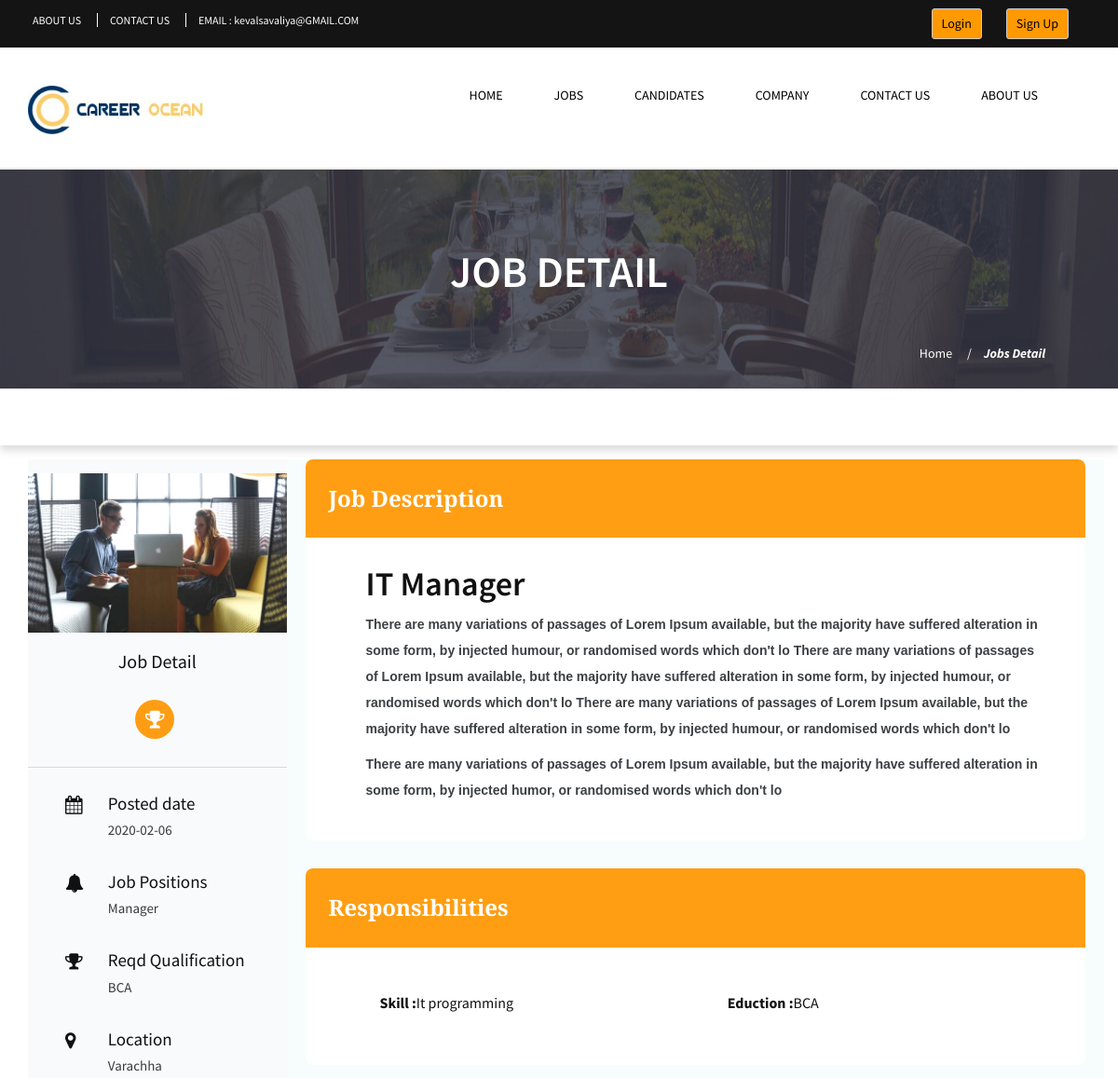
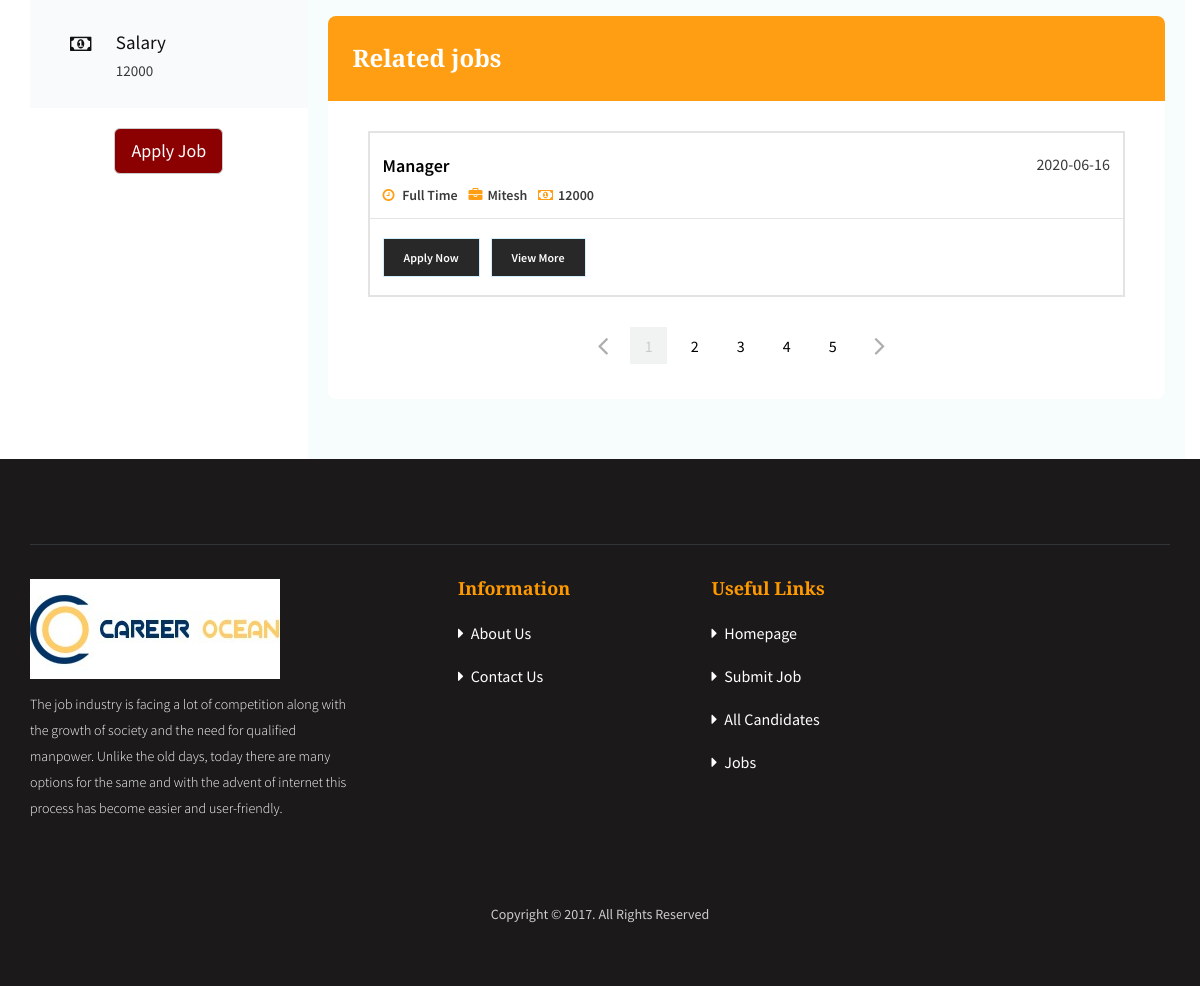
Page /index.php/jobs_detail/index/12 on the committed database (2 pictures, top to bottom).
### tables this page shows
CREATE TABLE IF NOT EXISTS `job_post` (
  `job_id` int(11) NOT NULL AUTO_INCREMENT,
  `company_id` int(11) NOT NULL,
  `job_title` varchar(255) NOT NULL,
  `image` text NOT NULL,
  `location_id` int(11) NOT NULL,
  `branch_id` int(11) NOT NULL,
  `post_id` int(11) NOT NULL,
  `category_id` int(11) NOT NULL,
  `num_vacancy` int(11) NOT NULL,
  `start_date` date NOT NULL,
  `end_date` date NOT NULL,
  `exper_req` varchar(255) NOT NULL,
  `skill_id` int(11) NOT NULL,
  `basic_req` longtext NOT NULL,
  `salary_given` int(11) NOT NULL,
  `status` varchar(255) NOT NULL,
  `education_id` int(11) NOT NULL,
  PRIMARY KEY (`job_id`)
);

CREATE TABLE IF NOT EXISTS `post` (
  `post_id` int(11) NOT NULL AUTO_INCREMENT,
  `post_name` varchar(255) NOT NULL,
  `category_id` int(11) NOT NULL,
  PRIMARY KEY (`post_id`)
);

CREATE TABLE IF NOT EXISTS `education` (
  `education_id` int(11) NOT NULL AUTO_INCREMENT,
  `education_name` varchar(255) NOT NULL,
  PRIMARY KEY (`education_id`)
);

CREATE TABLE IF NOT EXISTS `location` (
  `location_id` int(11) NOT NULL AUTO_INCREMENT,
  `country_id` int(11) NOT NULL,
  `state_id` int(11) NOT NULL,
  `city_id` int(11) NOT NULL,
  `location_name` varchar(255) NOT NULL,
  `location_status` varchar(255) NOT NULL,
  PRIMARY KEY (`location_id`)
);

CREATE TABLE IF NOT EXISTS `skill` (
  `skill_id` int(11) NOT NULL AUTO_INCREMENT,
  `skill_name` varchar(255) NOT NULL,
  PRIMARY KEY (`skill_id`)
);

CREATE TABLE IF NOT EXISTS `company` (
  `company_id` int(11) NOT NULL AUTO_INCREMENT,
  `company_name` varchar(255) NOT NULL,
  `contact` bigint(11) NOT NULL,
  `contact_person` bigint(11) NOT NULL,
  `image` varchar(255) NOT NULL,
  `email` varchar(255) NOT NULL,
  `password` varchar(255) NOT NULL,
  `country_id` int(11) NOT NULL,
  `state_id` int(11) NOT NULL,
  `city_id` int(11) NOT NULL,
  `location_id` int(11) NOT NULL,
  `address` varchar(255) NOT NULL,
  `company_details` text NOT NULL,
  `company_status` varchar(255) NOT NULL,
  `payment_status` int(11) NOT NULL DEFAULT '0',
  PRIMARY KEY (`company_id`)
);

### application/controllers/jobs_detail.php (called while the page is built, shortened)
<?php
	class jobs_detail extends CI_Controller
	{
		function index($job_id=0)
		{
			if($job_id)
			{
				$this->db->select('location.location_name,skill.skill_name,post.post_name,education.education_name,job_post.*');
				$this->db->join('location','location.location_id=job_post.location_id');
				$this->db->join('skill','skill.skill_id=job_post.skill_id');
				$this->db->join('post','post.post_id=job_post.post_id');
				$this->db->join('education','education.education_id=job_post.education_id');
				$this->db->where('job_id',$job_id);
				$data['jobdetail'] = $this->db->get('job_post')->row_array();
			}
				$this->db->select('location.location_name,skill.skill_name,post.post_name,education.education_name,company.company_name,job_post.*');
				$this->db->join('location','location.location_id=job_post.location_id');
				$this->db->join('skill','skill.skill_id=job_post.skill_id');
				$this->db->join('post','post.post_id=job_post.post_id');
				$this->db->join('company','company.company_id=job_post.company_id');
				$this->db->join('education','education.education_id=job_post.education_id');
				$data['jobpost'] = $this->db->get('job_post')->result_array();
			$this->load->view('jobs_detail',$data);
		}
	}
?>

### index.php (called while the page is built, shortened)
<?php
require_once BASEPATH.'core/CodeIgniter.php';

### application/views/jobs_detail.php (the view, shortened to what this page needs)
<div class="detail_page">
    <div class="banner">
        <img src="<?php echo base_url('assets/images/detail_slider_banner.jpg')?>" alt="banner" title="banner" class="img-responsive"/>
        <div class="container">
            <h1>job Detail</h1>
            <div class="bread-crumb">
                <ul class="list-inline">
                    <li>
                                <a href="<?php echo site_url('home/index'); ?>">Home</a>
                            </li>
                            <li>
                                <a href="<?php echo site_url('apply_job_form/index'); ?>">Jobs Detail</a>
                            </li>
                </ul>
            </div>
        </div>
    </div>
    <div class="detail_search">
        <div class="container">
            <div class="row">
                <div class="col-sm-10 col-md-10 col-xs-12 search">
                </div>
            </div>
        </div>
    </div>
    <div class="container">
        <div class="row">
            <div class="col-sm-3 hidden-xs columnleft">
                <div class="profile">
                    <img src="<?php echo base_url('assets/images/about-image.jpg')?>" alt="profile" title="profile" class="img-responsive"/>
                    <h3>Job Detail</h3>
                    <ul class="list-inline icons">
                        <li>
                            <i class="fa fa-trophy" aria-hidden="true"></i>
                        </li>
                    </ul>
                    <ul class="list-unstyled ico2">
                        <li>
                            <i class="fa fa-calendar"></i>
                            <div class="detail">
                                Posted date <br/>
                                <span><?php echo $jobdetail['start_date'] ?></span>
                            </div>
                        </li>
                        <li>
                            <i class="fa fa-bell" aria-hidden="true"></i>
                            <div class="detail">
                                Job Positions <br/>
                                <span><?php echo $jobdetail['post_name'] ?></span>
                            </div>
                        </li>
                        <li>
                            <i class="fa fa-trophy" aria-hidden="true"></i>
                            <div class="detail">
                                Reqd Qualification <br/>
                                <span><?php echo $jobdetail['education_name'] ?></span>
                            </div>
                        </li>
                        <li>
                            <i class="fa fa-map-marker" aria-hidden="true"></i>
                            <div class="detail">
                                Location <br/>
                                <span><?php echo $jobdetail['location_name'] ?> </span>
                            </div>
                        </li>
                        <li>
                            <i class="fa fa-money"></i>
                            <div class="detail">
                                Salary <br/>
                                <span><?php echo $jobdetail['salary_given'] ?></span>
                            </div>
                        </li>
                    </ul>
                </div>
                <br/>
               <center> <button type="button" style="color:white;background-color: darkred;" class="btn btn-default btn-lg" onclick="location.href='<?php echo site_url('apply_job_form/index/'.$jobdetail['job_id']); ?>'">Apply Job</button></center>
            </div>
            <div class="col-sm-9 col-xs-12 bgcontent">
                <div class="category-block col-sm-12">
                    <div class="heading">Job Description
                    </div>
                    <div class="description-box">
                        <h3><?php echo $jobdetail['job_title'] ?></h3>
                        <p>
                            <?php echo $jobdetail['basic_req'] ?>
                        </p>
                    </div>
                </div>
                <div class="responsibility-block col-sm-12">
                    <div class="heading">Responsibilities</div>
                    <div class="description-box">
                        <ul class="list-unstyled">
                            <li><i class="icofont icofont-check-alt"></i> <b>Skill :</b><?php echo $jobdetail['skill_name'] ?> </li>
                            <li><i class="icofont icofont-check-alt"></i> <b>Eduction :</b><?php echo $jobdetail['education_name'] ?> </li>
                        </ul>
                    </div>
                </div>
                <div class="related-block col-sm-12">
                    <div class="heading">Related jobs</div>
                    <?php
                        foreach ($jobpost as $value) {
                     ?>
                    <div class="products">
                        <h1><?php echo $value['post_name'] ?><span><?php echo $value['start_date'] ?></span></h1>
                        <ul class="list-inline link">
                            <li>
                                <a href="#"><i class="fa fa-clock-o"></i> Full Time</a>
                            </li>
                            <li>
                                <a href="#"><i class="fa fa-briefcase"></i><?php echo $value['company_name'] ?></a>
                            </li>
                            <li>
                                <a href="#"><i class="fa fa-money"></i><?php echo $value['salary_given'] ?></a>
                            </li>
                        </ul>
                        <ul class="list-inline applynow">
                            <li><a href="<?php echo site_url('apply_job_form/index/'.$value['job_id']);?>">Apply Now</a></li>
                            <li><a href="<?php echo site_url('jobs_detail/index/'.$value['job_id']);?>">View More</a></li>
                        </ul>
                    </div>
                    <?php } ?>
                    <div class="col-xs-12 col-sm-12 col-md-12 col-lg-12" style="text-align:center">
                         <ul class="pagination">
                            <li>
                                <a href="#" aria-label="Previous"><span aria-hidden="true" class="fa fa-angle-left"></span></a>
                            </li>
                            <li class="active">
                                <a href="#"> 1</a>
                            </li>
                            <li>
                               <a href="#"> 2</a>
                            </li>
                            <li>
                                <a href="#">3</a>
                            </li>
                            <li>
                                <a href="#"> 4</a>
                            </li>
                            <li>
                                <a href="#"> 5</a>
                            </li>
                            <li>
                               <a href="#" aria-label="Next"><span aria-hidden="true" class="fa fa-angle-right"></span></a>
                            </li>
                        </ul>
                    </div>
                </div>
            </div>
        </div>
    </div>
</div>

### rows in the picture
job_post: start_date "2020-02-06", post.post_name "Manager", education.education_name "BCA", location.location_name "Varachha", salary_given "12000", job_title "IT Manager", basic_req "There are many variations of passages of Lorem Ipsum available, but the majority have suffered alteration in some form, by injected humour, or randomised words which don't lo There are many variations of passages of Lorem Ipsum available, but the majority have suffered alteration in some form, by injected humour, or randomised words which don't lo There are many variations of passages of Lorem Ipsum available, but the majority have suffered alteration in some form, by injected humour, or randomised words which don't lo There are many variations of passages of Lorem Ipsum available, but the majority have suffered alteration in some form, by injected humor , or randomised words which don't lo", skill.skill_name "It programming"
job_post: post.post_name "Manager", start_date "2020-06-16", company.company_name "Mitesh", salary_given "12000"
